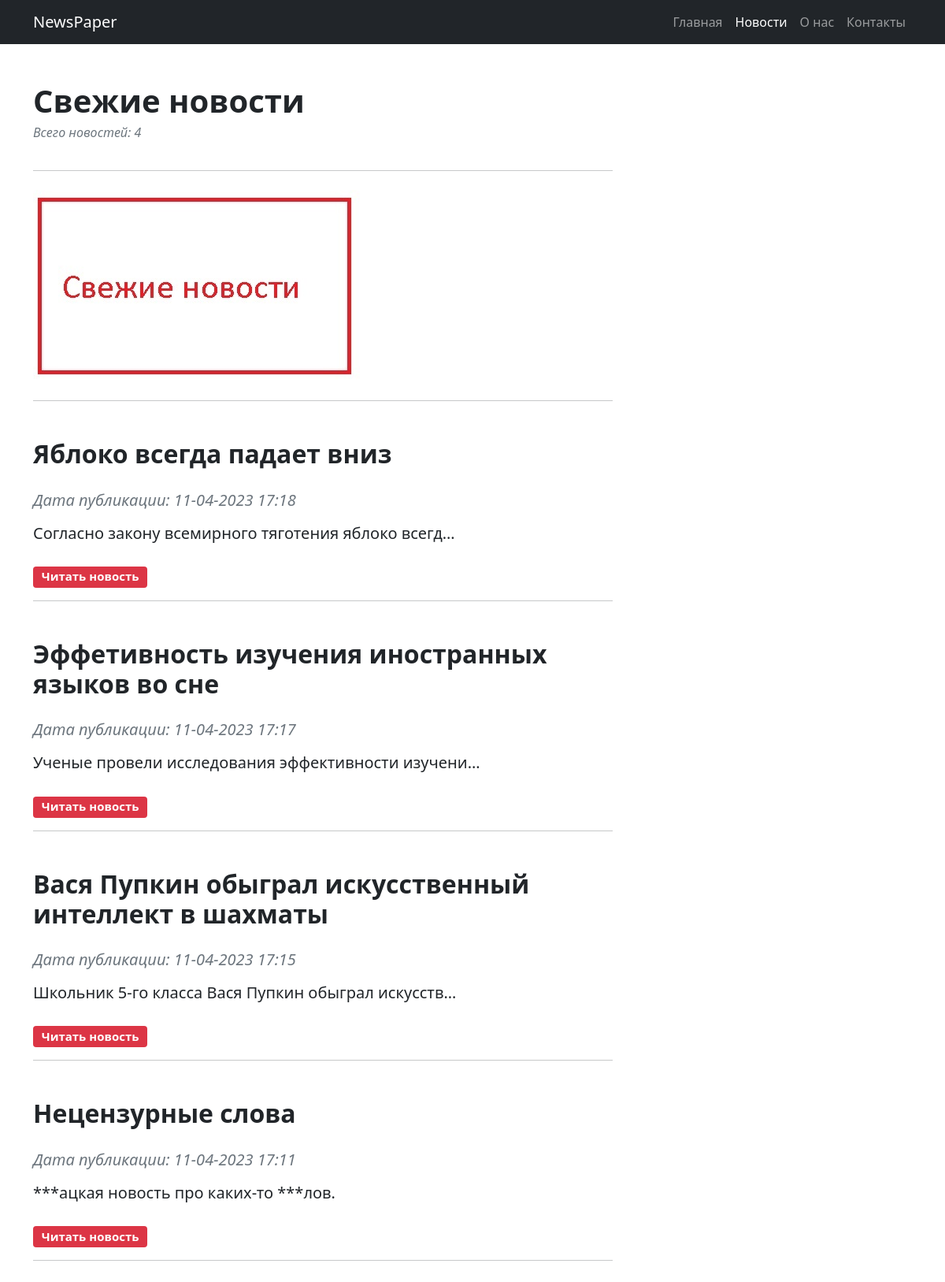
Page /news/ on the committed database.
### newspaper/models.py (models this page shows, shortened)
class Post(models.Model):
    authorArticle = models.ForeignKey(Author, on_delete=models.CASCADE, verbose_name="Автор")
    news = 'NW'
    article = 'AR'
    CATEGORY_CHOICES = (
        (news, 'Новость'),
        (article, 'Статья'),
    )
    categoryType = models.CharField(max_length=2, choices=CATEGORY_CHOICES, default=article, verbose_name="Категория")
    dateCreated = models.DateTimeField(auto_now_add=True)
    postCategory = models.ManyToManyField(Category, through='PostCategory')
    title = models.CharField(max_length=128, unique=True, verbose_name="Заголовок")
    text = models.TextField(verbose_name="Текст поста")
    rating = models.SmallIntegerField(default=0, verbose_name="Рейтинг поста")

### newspaper/views.py (the view)
# urls.py: path('', PostsList.as_view(), name='posts'), # т.к. это класс, представляем его в виде view, для этого вызываем метод as_view
class PostsList(ListView):
    model = Post
    template_name = 'posts.html'
    context_object_name = 'posts'
    queryset = Post.objects.order_by('-id')

### newspaper/templatetags/censor.py (called while the page is built)
@register.filter(name='censor')
def censor(value, arg):
    cList = ['дур', 'коз']
    cEdit = value
    result = ''
    for w in cList:
        cTemp = cEdit.lower().replace(w, arg * len(w))
        cEdit = cTemp
    for i in range(0, len(value)):
        if (value[i] != cEdit[i]):
            result += cEdit[i].upper()
        else:
            result += cEdit[i]
    return result

### templates/posts.html (shortened to what this page needs)
{% extends 'flatpages/default.html' %}
{% load static %}
{% load censor %}
{% block idpage %}news{% endblock %}
{% block header %}
Свежие новости
{% endblock %}
{% block count %}
Всего новостей: {{ posts|length}}
{% endblock %}
{% block image %}
{% static 'assets/news.jpg' %}
{% endblock %}
{% block content %}
<hr>
{% for post in posts %}
    <h2 class="fw-bolder mb-4 mt-5">{{ post.title|censor:'*' }}</h2>
    <p class="text-muted fst-italic mb-2">Дата публикации: {{ post.dateCreated|date:'d-m-Y H:i' }}</p>
    <p class="fs-5 mb-4">{{ post.text|censor:'*'|truncatechars:50 }}</p>
    <p class="block-btn"><a class="btn" href="{% url 'post' post.pk %}">Читать новость</a></p>
    <hr>
{% endfor %}
{% endblock %}

### templates/flatpages/default.html (shortened to what this page needs)
{% load static %}
<!DOCTYPE html>
<html lang="ru">
<head>
    <link href="{% static 'css/styles.css' %}" rel="stylesheet" />
    <link href="{% static 'css/mystyles.css' %}" rel="stylesheet" />
</head>
<body data-id-page="{% block idpage %}{% endblock %}">
    <div class="wrapper">
        <nav class="navbar navbar-expand-lg navbar-dark bg-dark">
            <div class="container">
                <a class="navbar-brand" href="{% url 'home' %}">NewsPaper</a>
                <div class="collapse navbar-collapse" id="navbarSupportedContent">
                    <ul class="navbar-nav ms-auto mb-2 mb-lg-0">
                        <li class="nav-item"><a class="nav-link" href="{% url 'home' %}" data-id-nav="home">Главная</a></li>
                        <li class="nav-item"><a class="nav-link" href="/news/" data-id-nav="news">Новости</a></li>
                        <li class="nav-item"><a class="nav-link" href="/about/" data-id-nav="about">О нас</a></li>
                        <li class="nav-item"><a class="nav-link" href="/contacts/" data-id-nav="contacts">Контакты</a></li>
                    </ul>
                </div>
            </div>
        </nav>
        <div class="container mt-5">
            <div class="row">
                <div class="col-lg-8">
                    <article>
                        <header class="mb-4 header-hr">
                            <h1 class="fw-bolder mb-1">{% block header %}{% endblock %}</h1>
                            <div class="text-muted fst-italic mb-2">{% block count %}{% endblock %}</div>
                        </header>
                        <figure class="mb-4"><img class="img-fluid rounded"
                                src="{% block image %}{% endblock image %}" alt="..." /></figure>
                        <section class="mb-5 post-content">
                                {% block content %}{% endblock %}
                        </section>
                    </article>
                </div>
                <div class="col-lg-4 widget-bottom">
                </div>
            </div>
        </div>
    </div>
</body>
</html>

### static/css/mystyles.css (style rules this page uses)
html, body { height: 100%; }
.wrapper { display: flex; flex-direction: column; min-height: 100%; }
.container { flex: 1 0 auto; }
.nav-item a.active { color:#fff; }
.text-muted.fst-italic.mb-2 { padding-bottom: 4px; }
.btn { border-radius: 0.25rem; color: #fff; background-color: #dc3545; padding: 0.31em 0.65em 0.35em 0.65em; font-size: 0.75em; font-weight: 700; line-height: 1; }
.mb-5.post-content p { font-size: 20px; }
.header-hr { border-bottom: 1px solid #c7c9ca; }

### rows in the picture
Post: title|censor "Яблоко всегда падает вниз", dateCreated "11-04-2023 17:18", text|censor "Согласно закону всемирного тяготения яблоко всегд…"
Post: title|censor "Эффетивность изучения иностранных языков во сне", dateCreated "11-04-2023 17:17", text|censor "Ученые провели исследования эффективности изучени…"
Post: title|censor "Вася Пупкин обыграл искусственный интеллект в шахматы", dateCreated "11-04-2023 17:15", text|censor "Школьник 5-го класса Вася Пупкин обыграл искусств…"
Post: title|censor "Нецензурные слова", dateCreated "11-04-2023 17:11", text|censor "***ацкая новость про каких-то ***лов."

### other values in the picture
{{ posts|length }} "4"
